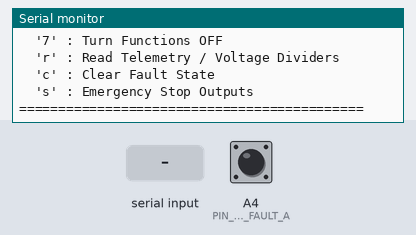
A sketch run on a simulated Arduino Uno, built with avr-gcc and run on an emulated ATmega328P. Parts: the last lines printed to the serial monitor. The inputs (shaded band) are chosen by the test bench; at power-on: A4 (PIN_DEF_FAULT_A) HIGH.

Above: at 1.2 s.
1.3 s: A4 (PIN_DEF_FAULT_A) pulled LOW for 0.15 s
At 2.5 s:
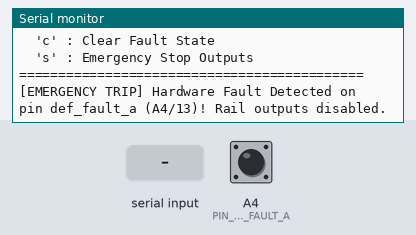
2.9 s: "1" received over Serial
At 4.1 s:
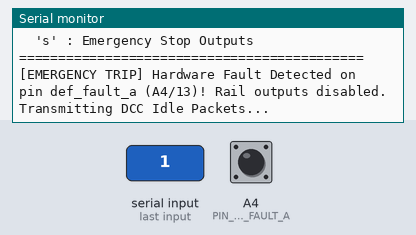
4.4 s: "2" received over Serial
At 5.2 s:
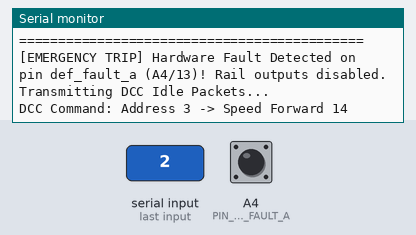
5.9 s: "3" received over Serial
At 6.5 s:
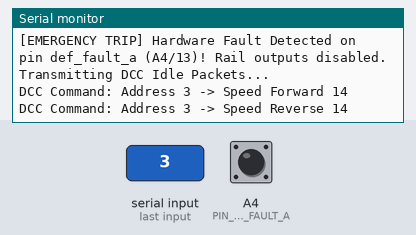
7.4 s: "4" received over Serial
At 8.6 s:
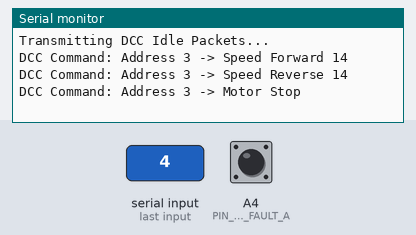
8.9 s: "5" received over Serial
At 10.0 s:
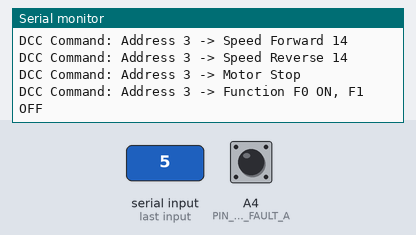

Measured:
- after the input at 1.3 s, the serial monitor: prints a new line at once (image 1)
- after the input at 2.9 s, the serial monitor: prints a new line at once (image 2)
- after the input at 4.4 s, the serial monitor: prints a new line at once (image 3)
- after the input at 5.9 s, the serial monitor: prints a new line at once (image 4)
- after the input at 7.4 s, the serial monitor: prints a new line at once (image 5)
- after the input at 8.9 s, the serial monitor: prints a new line at once (image 6)

The sketch:

dcc_decoder_tester.ino
```cpp
/*
 * Arduino DCC Decoder Tester
 * ============================================================================
 * Hardware Pin Mapping:
 *   Pin 9  / A0    : FUNC0_DIV    (Analog input: Scaled Function 0 voltage)
 *   Pin 10 / A1    : MOTOR0_DIV   (Analog input: Scaled Motor 0 voltage)
 *   Pin 11 / A2    : MOTOR1_DIV   (Analog input: Scaled Motor 1 voltage)
 *   Pin 12 / A3    : FUNC1_DIV    (Analog input: Scaled Function 1 voltage)
 *   Pin 13 / SDA/A4: def_fault_a  (Digital input: Active-LOW Hardware Fault)
 *   Pin 17 / D2    : DCC0.HIGH    (Digital output: H-Bridge Rail 0 High-side)
 *   Pin 19 / D4    : DCC0.LOW     (Digital output: H-Bridge Rail 0 Low-side)
 *   Pin 21 / D6    : DCC1.HIGH    (Digital output: H-Bridge Rail 1 High-side)
 *   Pin 23 / D8    : DCC1.LOW     (Digital output: H-Bridge Rail 1 Low-side)
 *   Pin 25 / D10   : VIN          (VIN signal - 7.2V)
 *   Pin 26 / D11   : VM           (VM signal - 15V)
 *   Pin 27 / D12   : U+           (Decoder common positive U+)
 *   Pin 28 / D13   : +3v3         (Logic power line +3V3)
 * ============================================================================
 */

#include <Arduino.h>

// ----------------------------------------------------------------------------
// Pin Definitions (Mapped to Arduino Pin Labels and Physical Header Numbers)
// ----------------------------------------------------------------------------
const uint8_t PIN_FUNC0_DIV   = A0; // Pin 9  - Function 0 divider input
const uint8_t PIN_MOTOR0_DIV  = A1; // Pin 10 - Motor 0 divider input
const uint8_t PIN_MOTOR1_DIV  = A2; // Pin 11 - Motor 1 divider input
const uint8_t PIN_FUNC1_DIV   = A3; // Pin 12 - Function 1 divider input
const uint8_t PIN_DEF_FAULT_A = A4; // Pin 13 - Fault sense (SDA / A4)

const uint8_t PIN_DCC0_HIGH   = 2;  // Pin 17 - DCC Rail 0 High Side (D2)
const uint8_t PIN_DCC0_LOW    = 4;  // Pin 19 - DCC Rail 0 Low Side  (D4)
const uint8_t PIN_DCC1_HIGH   = 6;  // Pin 21 - DCC Rail 1 High Side (D6)
const uint8_t PIN_DCC1_LOW    = 8;  // Pin 23 - DCC Rail 1 Low Side  (D8)

const uint8_t PIN_VIN         = 10; // Pin 25 - VIN signal (7.2V)
const uint8_t PIN_VM          = 11; // Pin 26 - VM signal (15V)
const uint8_t PIN_U_PLUS      = 12; // Pin 27 - U+ signal
const uint8_t PIN_3V3         = 13; // Pin 28 - +3v3 signal

// ----------------------------------------------------------------------------
// NMRA DCC Constants & Timing Specifications
// ----------------------------------------------------------------------------
// Microsecond half-period times for NMRA DCC encoding
#define DCC_BIT_1_HALF_PERIOD_US  58
#define DCC_BIT_0_HALF_PERIOD_US 100

// Voltage divider ratio factor: (R1 + R2) / R2 = (33k + 10k) / 10k = 4.3
const float VOLTAGE_DIVIDER_FACTOR = 4.30f;
const float ADC_REF_VOLTAGE        = 5.00f;

// ----------------------------------------------------------------------------
// DCC Packet & Queue Buffers
// ----------------------------------------------------------------------------
#define DCC_MAX_PACKET_BYTES 6

struct DCCPacket {
  uint8_t data[DCC_MAX_PACKET_BYTES];
  uint8_t len;
};

// Current active packet sent in loop
volatile DCCPacket currentPacket;
volatile uint8_t currentByteIdx = 0;
volatile uint8_t currentBitIdx = 7;
volatile bool currentHalfBitPhase = false; // false = Phase A, true = Phase B
volatile bool dccOutputEnabled = true;
volatile bool systemFaultDetected = false;

// Packet buffer queue
DCCPacket idlePacket = {{0xFF, 0x00, 0xFF}, 3};
DCCPacket activePacket = {{0xFF, 0x00, 0xFF}, 3};

// ----------------------------------------------------------------------------
// Signal Generation Output Drivers
// ----------------------------------------------------------------------------
void setHBridgeOutputs(bool phase) {
  if (!dccOutputEnabled || systemFaultDetected) {
    // Disable all H-bridge transistors in fault or disabled state
    digitalWrite(PIN_DCC0_HIGH, LOW);
    digitalWrite(PIN_DCC0_LOW,  LOW);
    digitalWrite(PIN_DCC1_HIGH, LOW);
    digitalWrite(PIN_DCC1_LOW,  LOW);
    return;
  }

  // Dead-time protection: turn off high-sides first before switching
  digitalWrite(PIN_DCC0_HIGH, LOW);
  digitalWrite(PIN_DCC1_HIGH, LOW);

  if (!phase) {
    // Phase A: Rail 0 = HIGH, Rail 1 = LOW
    digitalWrite(PIN_DCC0_LOW,  LOW);
    digitalWrite(PIN_DCC1_LOW,  HIGH);
    digitalWrite(PIN_DCC0_HIGH, HIGH);
  } else {
    // Phase B: Rail 0 = LOW, Rail 1 = HIGH
    digitalWrite(PIN_DCC0_LOW,  HIGH);
    digitalWrite(PIN_DCC1_LOW,  LOW);
    digitalWrite(PIN_DCC1_HIGH, HIGH);
  }
}

// ----------------------------------------------------------------------------
// Timer Interrupt (DCC Signal Generator)
// ----------------------------------------------------------------------------
void setupDccTimer() {
  cli(); // Disable interrupts
  // Clear Timer1 control registers
  TCCR1A = 0;
  TCCR1B = 0;
  TCNT1  = 0;

  // Set CTC mode (Clear Timer on Compare Match)
  TCCR1B |= (1 << WGM12);
  // Set Prescaler to 8 -> 16MHz / 8 = 2MHz (0.5us per tick)
  TCCR1B |= (1 << CS11);

  // Default to 58us half period (116 ticks at 0.5us per tick)
  OCR1A = (DCC_BIT_1_HALF_PERIOD_US * 2) - 1;

  // Enable Timer1 compare interrupt A
  TIMSK1 |= (1 << OCIE1A);
  sei(); // Enable interrupts
}

ISR(TIMER1_COMPA_vect) {
  // Toggle polarity phase
  currentHalfBitPhase = !currentHalfBitPhase;
  setHBridgeOutputs(currentHalfBitPhase);

  // Advance bit state machine when completing a full cycle (end of Phase B)
  if (!currentHalfBitPhase) {
    // Fetch next bit to transmit
    uint8_t currentByte = currentPacket.data[currentByteIdx];
    bool bitVal = (currentByte >> currentBitIdx) & 0x01;

    // Set next timer period based on current bit value
    uint16_t halfPeriodUs = bitVal ? DCC_BIT_1_HALF_PERIOD_US : DCC_BIT_0_HALF_PERIOD_US;
    OCR1A = (halfPeriodUs * 2) - 1;

    // Advance bit index
    if (currentBitIdx == 0) {
      currentBitIdx = 7;
      currentByteIdx++;
      if (currentByteIdx >= currentPacket.len) {
        currentByteIdx = 0;
        // Reload active packet
        currentPacket = activePacket;
      }
    } else {
      currentBitIdx--;
    }
  }
}

// ----------------------------------------------------------------------------
// NMRA DCC Packet Construction Helper Functions
// ----------------------------------------------------------------------------
DCCPacket buildSpeedPacket(uint8_t address, uint8_t speedStep, bool forward) {
  DCCPacket pkt;
  // Standard Preamble: 14 '1' bits sent as preamble byte 0xFF and top 6 bits of byte 0xFF
  // For simplicity, buffer contains byte payload with start/stop bits or framed raw bytes
  pkt.data[0] = address & 0x7F; // 7-bit decoder address

  // Speed instruction byte: 01DC SSSS (D=Direction, C=Speed LSB / C-bit)
  uint8_t speedByte = 0x40; // Base speed command prefix
  if (forward) speedByte |= 0x20; // Set Direction bit
  speedByte |= (speedStep & 0x1F);

  pkt.data[1] = speedByte;
  pkt.data[2] = pkt.data[0] ^ pkt.data[1]; // XOR Checksum byte
  pkt.len = 3;
  return pkt;
}

DCCPacket buildFunctionPacket(uint8_t address, bool f0, bool f1) {
  DCCPacket pkt;
  pkt.data[0] = address & 0x7F;
  // Function Group 1: 100D F4 F3 F2 F1 (where D is F0 / FL)
  uint8_t funcByte = 0x80;
  if (f0) funcByte |= 0x10; // FL / F0
  if (f1) funcByte |= 0x01; // F1

  pkt.data[1] = funcByte;
  pkt.data[2] = pkt.data[0] ^ pkt.data[1];
  pkt.len = 3;
  return pkt;
}

// ----------------------------------------------------------------------------
// Analog Voltage Reading & Measurement Functions
// ----------------------------------------------------------------------------
float readScaledVoltage(uint8_t pin) {
  uint32_t sum = 0;
  const uint8_t samples = 16;
  for (uint8_t i = 0; i < samples; i++) {
    sum += analogRead(pin);
    delayMicroseconds(50);
  }
  float avgAdc = (float)sum / samples;
  float rawVoltage = (avgAdc / 1023.0f) * ADC_REF_VOLTAGE;
  return rawVoltage * VOLTAGE_DIVIDER_FACTOR;
}

void printDecoderTelemetry() {
  float vFunc0  = readScaledVoltage(PIN_FUNC0_DIV);
  float vMotor0 = readScaledVoltage(PIN_MOTOR0_DIV);
  float vMotor1 = readScaledVoltage(PIN_MOTOR1_DIV);
  float vFunc1  = readScaledVoltage(PIN_FUNC1_DIV);
  float vMotorDiff = abs(vMotor0 - vMotor1);

  Serial.println(F("--- DECODER TELEMETRY READOUT ---"));
  Serial.print(F("FUNC0 Voltage (Pin 9 / A0):   ")); Serial.print(vFunc0, 2); Serial.println(F(" V"));
  Serial.print(F("MOTOR0 Voltage (Pin 10 / A1): ")); Serial.print(vMotor0, 2); Serial.println(F(" V"));
  Serial.print(F("MOTOR1 Voltage (Pin 11 / A2): ")); Serial.print(vMotor1, 2); Serial.println(F(" V"));
  Serial.print(F("FUNC1 Voltage (Pin 12 / A3):  ")); Serial.print(vFunc1, 2); Serial.println(F(" V"));
  Serial.print(F("Motor Differential Voltage:   ")); Serial.print(vMotorDiff, 2); Serial.println(F(" V"));
  Serial.print(F("Hardware Fault Line (A4):    "));
  Serial.println(digitalRead(PIN_DEF_FAULT_A) == LOW ? F("FAULT TRIGGERED") : F("OK"));
  Serial.println(F("---------------------------------"));
}

// ----------------------------------------------------------------------------
// Hardware Fault & Safety Routines
// ----------------------------------------------------------------------------
void checkFaultStatus() {
  // active-LOW fault pin check
  if (digitalRead(PIN_DEF_FAULT_A) == LOW) {
    if (!systemFaultDetected) {
      systemFaultDetected = true;
      dccOutputEnabled = false;
      setHBridgeOutputs(false);
      Serial.println(F("\n[EMERGENCY TRIP] Hardware Fault Detected on pin def_fault_a (A4/13)! Rail outputs disabled."));
    }
  }
}

void resetFault() {
  if (digitalRead(PIN_DEF_FAULT_A) == HIGH) {
    systemFaultDetected = false;
    dccOutputEnabled = true;
    Serial.println(F("[SYSTEM OK] Fault cleared. Normal DCC operation restored."));
  } else {
    Serial.println(F("[ERROR] Cannot reset fault: def_fault_a pin is still LOW."));
  }
}

// ----------------------------------------------------------------------------
// Interactive Serial Command Processing
// ----------------------------------------------------------------------------
void printMenu() {
  Serial.println(F("\n====== ARDUINO DCC DECODER TESTER CLI ======"));
  Serial.println(F("Commands:"));
  Serial.println(F("  '1' : Send Idle Packets"));
  Serial.println(F("  '2' : Set Motor Speed Forward (Step 14)"));
  Serial.println(F("  '3' : Set Motor Speed Reverse (Step 14)"));
  Serial.println(F("  '4' : Set Motor Stop"));
  Serial.println(F("  '5' : Toggle Function F0 (FL) ON"));
  Serial.println(F("  '6' : Toggle Function F1 ON"));
  Serial.println(F("  '7' : Turn Functions OFF"));
  Serial.println(F("  'r' : Read Telemetry / Voltage Dividers"));
  Serial.println(F("  'c' : Clear Fault State"));
  Serial.println(F("  's' : Emergency Stop Outputs"));
  Serial.println(F("============================================"));
}

void handleSerialCommand(char cmd) {
  const uint8_t targetAddress = 3; // Default short address 3

  switch (cmd) {
    case '1':
      activePacket = idlePacket;
      Serial.println(F("Transmitting DCC Idle Packets..."));
      break;
    case '2':
      activePacket = buildSpeedPacket(targetAddress, 14, true);
      Serial.println(F("DCC Command: Address 3 -> Speed Forward 14"));
      break;
    case '3':
      activePacket = buildSpeedPacket(targetAddress, 14, false);
      Serial.println(F("DCC Command: Address 3 -> Speed Reverse 14"));
      break;
    case '4':
      activePacket = buildSpeedPacket(targetAddress, 0, true);
      Serial.println(F("DCC Command: Address 3 -> Motor Stop"));
      break;
    case '5':
      activePacket = buildFunctionPacket(targetAddress, true, false);
      Serial.println(F("DCC Command: Address 3 -> Function F0 ON, F1 OFF"));
      break;
    case '6':
      activePacket = buildFunctionPacket(targetAddress, false, true);
      Serial.println(F("DCC Command: Address 3 -> Function F0 OFF, F1 ON"));
      break;
    case '7':
      activePacket = buildFunctionPacket(targetAddress, false, false);
      Serial.println(F("DCC Command: Address 3 -> Functions F0/F1 OFF"));
      break;
    case 'r':
      printDecoderTelemetry();
      break;
    case 'c':
      resetFault();
      break;
    case 's':
      dccOutputEnabled = false;
      setHBridgeOutputs(false);
      Serial.println(F("EMERGENCY STOP: Rail power disabled."));
      break;
    case '?':
    case 'h':
      printMenu();
      break;
    default:
      break;
  }
}

// ----------------------------------------------------------------------------
// Setup & Main Loop
// ----------------------------------------------------------------------------
void setup() {
  // Initialize Serial interface
  Serial.begin(115200);
  while (!Serial && millis() < 2000);

  Serial.println(F("Initializing Arduino DCC Decoder Tester..."));

  // Configure Output Pins for Dual H-Bridge Rails
  pinMode(PIN_DCC0_HIGH, OUTPUT);
  pinMode(PIN_DCC0_LOW,  OUTPUT);
  pinMode(PIN_DCC1_HIGH, OUTPUT);
  pinMode(PIN_DCC1_LOW,  OUTPUT);

  // Initialize outputs to safe inactive state
  digitalWrite(PIN_DCC0_HIGH, LOW);
  digitalWrite(PIN_DCC0_LOW,  LOW);
  digitalWrite(PIN_DCC1_HIGH, LOW);
  digitalWrite(PIN_DCC1_LOW,  LOW);

  // Configure Analog & Fault Input Pins
  pinMode(PIN_FUNC0_DIV,   INPUT);
  pinMode(PIN_MOTOR0_DIV,  INPUT);
  pinMode(PIN_MOTOR1_DIV,  INPUT);
  pinMode(PIN_FUNC1_DIV,   INPUT);
  pinMode(PIN_DEF_FAULT_A, INPUT_PULLUP); // Active LOW hardware fault input

  // Configure Power & Voltage Monitoring / Output Pins
  pinMode(PIN_VIN,    INPUT);
  pinMode(PIN_VM,     INPUT);
  pinMode(PIN_U_PLUS, INPUT);
  pinMode(PIN_3V3,    INPUT);

  // Set default DCC packet
  currentPacket = idlePacket;

  // Initialize Timer Interrupt for DCC Generation
  setupDccTimer();

  Serial.println(F("DCC Generator and Tester initialized successfully."));
  printMenu();
}

void loop() {
  // Monitor hardware fault input line continuously
  checkFaultStatus();

  // Process incoming Serial commands
  if (Serial.available() > 0) {
    char cmd = Serial.read();
    handleSerialCommand(cmd);
  }

  delay(10);
}
```
